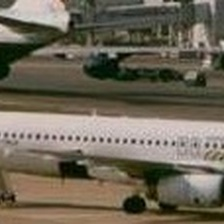
#> input picture data/real/airplane_0082.jpg, 224 x 224 px, found by its file name; its folder holds only this picture in this run
$ python datast.py
#> lines starting #> are read from the running program, lines starting #| are printed output that depends on the picture
import os
import cv2
import numpy as np
import torch
from torch.utils.data import Dataset
from PIL import Image

class DualStreamDataset(Dataset):
    def __init__(self, root_dir, transform=None):
        """
        root_dir: הנתיב לתיקיית הדאטה שמכילה את התיקיות: REAL, 2D, 3D
        """
#> in __getitem__, image_rgb is the input picture: PIL image 224x224 RGB; mean R, G, B 110.2, 102.4, 87.1
        self.root_dir = root_dir
        self.transform = transform
        self.samples = []

        # --- עדכון: 3 מחלקות נפרדות (Multi-Class) ---
        # המודל יצטרך להוציא וקטור של 3 הסתברויות בסוף
        folder_mapping = {
            'REAL': 0,
            '2D': 1,
            '3D': 2
        }

        # המרה הפוכה (כדי שנוכל להדפיס שמות של מחלקות בבדיקה)
        self.idx_to_class = {v: k for k, v in folder_mapping.items()}

        print(f"Scanning data in: {os.path.abspath(root_dir)}")

        for folder_name, label in folder_mapping.items():
            folder_path = os.path.join(root_dir, folder_name)

            # בדיקה שהתיקייה אכן קיימת (לא רגיש לאותיות גדולות/קטנות בווינדוס, אבל בלינוקס כן)
            if not os.path.exists(folder_path):
                print(f" Warning: Folder '{folder_name}' not found in {root_dir}")
                continue

            # ספירת תמונות
            count = 0
            for img_name in os.listdir(folder_path):
                if img_name.lower().endswith(('.png', '.jpg', '.jpeg', '.bmp', '.tif', '.webp')):
                    self.samples.append((os.path.join(folder_path, img_name), label))
                    count += 1

            print(f"Loaded {count} images from '{folder_name}' (Label: {label})")

    def __len__(self):
        return len(self.samples)

    def create_frequency_spectrum(self, img_path):
        """ יצירת תמונת תדרים (FFT) """
#> called with img_path = 'src/../data/REAL/airplane_0082.jpg'
        # טעינה בשחור לבן
        img = cv2.imread(img_path, 0)
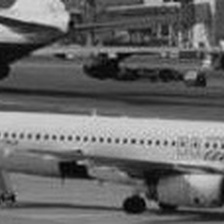
#> img: shape (224, 224); min 0, max 219, mean 103

        if img is None:
            return Image.new('RGB', (224, 224))

        # המרת פורייה
        f = np.fft.fft2(img)
        fshift = np.fft.fftshift(f)

        magnitude_spectrum = 20 * np.log(np.abs(fshift) + 1e-9)
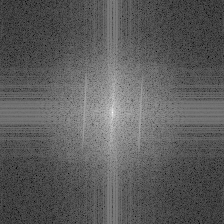
#> magnitude_spectrum: shape (224, 224) float64; min 11.83, max 309.2, mean 119.4; drawn with min black and max white
        magnitude_spectrum = cv2.normalize(magnitude_spectrum, None, 0, 255, cv2.NORM_MINMAX)
        magnitude_spectrum = np.uint8(magnitude_spectrum)

        # שכפול לערוצי RGB
        magnitude_spectrum = cv2.cvtColor(magnitude_spectrum, cv2.COLOR_GRAY2RGB)
#> magnitude_spectrum: shape (224, 224, 3)

        return Image.fromarray(magnitude_spectrum)

    def __getitem__(self, idx):
        img_path, label = self.samples[idx]

        try:
            image_rgb = Image.open(img_path).convert('RGB')
            image_freq = self.create_frequency_spectrum(img_path)

            if self.transform:
                image_rgb = self.transform(image_rgb)
                image_freq = self.transform(image_freq)

            return image_rgb, image_freq, label

        except Exception as e:
            print(f"Error loading image {img_path}: {e}")
            return torch.zeros(3, 224, 224), torch.zeros(3, 224, 224), label

# --- בדיקה עצמית ---
if __name__ == "__main__":
    # טריק למציאת הנתיב המדויק:
    # 1. קח את המיקום של הקובץ הזה (src)
    current_script_path = os.path.dirname(os.path.abspath(__file__))
    # 2. לך תיקייה אחת אחורה ותיכנס ל-data
    data_path = os.path.join(current_script_path, '..', 'data')

    print(f" Looking for data in: {os.path.abspath(data_path)}")

    # בדיקה האם התיקייה הראשית קיימת
    if not os.path.exists(data_path):
        print(f" Error: The folder '{data_path}' does not exist!")
    else:
        # יצירת ה-Dataset עם הנתיב המוחלט
        ds = DualStreamDataset(root_dir=data_path)

        if len(ds) > 0:
            print(f"\n Success! Total images: {len(ds)}")

            # בדיקת דוגמה אחת כדי לראות שהכל תקין
            try:
                rgb, freq, lbl = ds[0]
#> lbl = 0
                class_name = ds.idx_to_class[lbl]
#> class_name = 'REAL'
                print(f"Sample loaded -> Label: {lbl} ({class_name})")
#| Sample loaded -> Label: 0 (REAL)
                print(f"RGB Shape: {rgb.size if not isinstance(rgb, torch.Tensor) else rgb.shape}")
            except Exception as e:
                print(f"Error loading sample: {e}")
        else:
            print("\n Error: No images found inside the folders.")
            print("Please check: inside 'data' -> do you have 'REAL', '2D', '3D' folders?")
